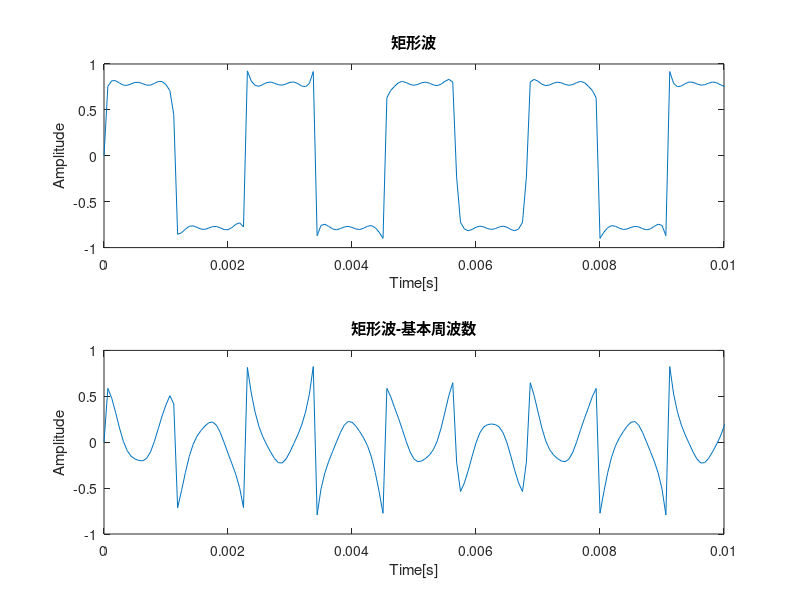
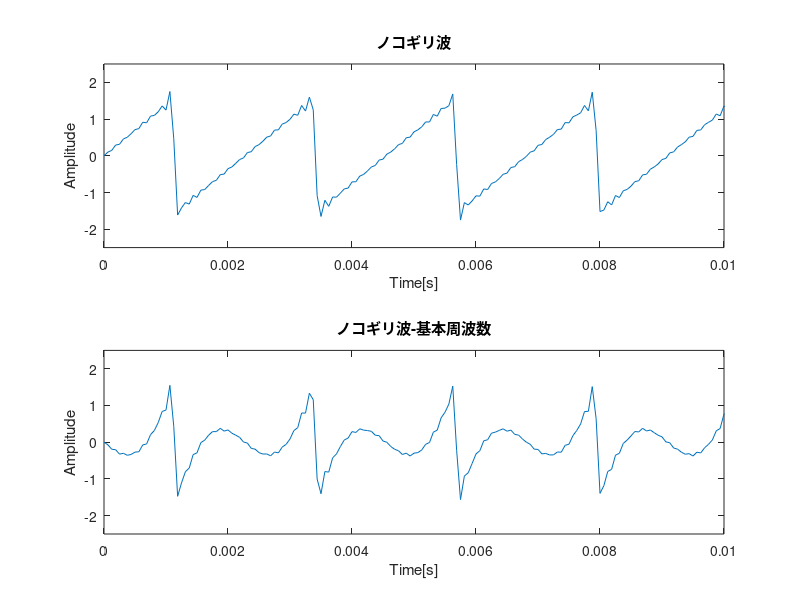

MATLAB code to generate these figures, in order:
%%%%%%ミッシングファンダメンタル%%%%%%%%%%%%%%%%%%%%



%%%%%%%%%%%%%%%%%%%%%%%%%矩形波%%%%%%%%%%%%%%%%%%%%%%%%%%%%%%%%%%

clear;


Fs=16000;  
f=440;
N=15;           %加算する三角関数の数
y1=0;
y2=0;
t=([0:Fs-1]/Fs);

for k=1:N;
    y1=y1+sin(2*pi*(2*k-1)*f*t)/(2*k-1);    %矩形波の公式  
end

y2=y1-sin(2*pi*f*t);

figure;

subplot(2,1,1);
plot(t,y1);
axis([0 0.01,-1 1]);
xlabel('Time[s]');
ylabel('Amplitude');
title('矩形波');

subplot(2,1,2);
plot(t,y2);
axis([0 0.01,-1 1]);
xlabel('Time[s]');
ylabel('Amplitude');
title('矩形波-基本周波数');

%sound(y1,Fs);  %ただの矩形波
%sound(y2,Fs);  %矩形波から基本周波数を抜いた音(ミッシングファンダメンタル)



%%%%%ノコギリ波%%%%%%%%%%%%

Fs=16000;  
f=440;
N=15;           %加算する三角関数の数
t=([0:Fs-1]/Fs);
y3=0;
y4=0;

for k=1:N;
    y3=y3+(-1)^(k-1)/k*sin(2*pi*k*f*t);   %ノコギリ波の公式
end

y4=y3-sin(2*pi*f*t);
  
figure;

subplot(2,1,1);
plot(t,y3);
axis([0 0.01,-2.5 2.5]);
xlabel('Time[s]');
ylabel('Amplitude');
title('ノコギリ波');

subplot(2,1,2);
plot(t,y4);
axis([0 0.01,-2.5 2.5]);
xlabel('Time[s]');
ylabel('Amplitude');
title('ノコギリ波-基本周波数');

%sound(y3,Fs);%ただのノコギリ波
%sound(y4,Fs);%ノコギリ波から基本周波数を抜いた音(ミッシングファンダメンタル)

%基本周波数を抜いた音の方が少し高く聞こえる